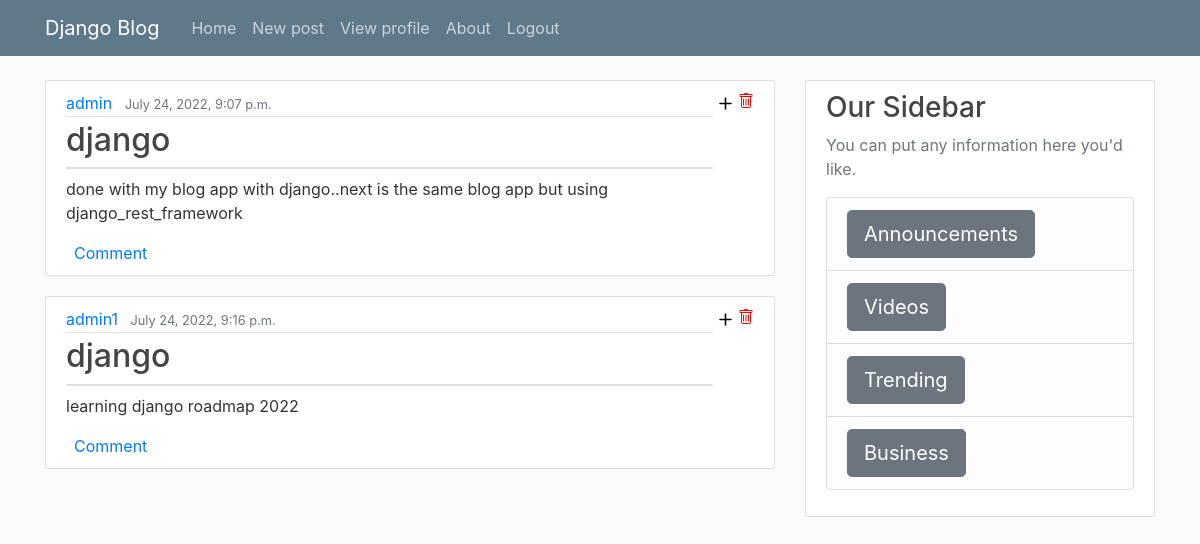
Page / (signed in) on the committed database.
### blog/models.py (models this page shows)
class post(models.Model):
    author=models.ForeignKey(User,on_delete=models.CASCADE)
    title=models.CharField(max_length=100)
    image=models.ImageField(upload_to='post_images',blank=True)
    content=models.TextField()
    date_posted=models.DateTimeField(default=timezone.now)

### blog/views.py (the view)
# urls.py: 2. Add a URL to urlpatterns:  path('', views.home, name='home')
@login_required(login_url='sign_in')
def home(request):
    posts=post.objects.all()
    url=get_current_site(request)
    return render(request,'blog/home.html',{'posts':posts})

### blog/templates/blog/home.html (shortened to what this page needs)
{% extends "blog/base.html" %}
{% block content %}
    {% for post in posts %}
        <article class="media content-section">
          <div class="media-body">
            <div class="article-metadata">
              <a class="mr-2" href="#">{{ post.author }}</a>
              <small class="text-muted">{{ post.date_posted }}</small>
            </div>
            <h2><a class="article-title" href="{% url 'detail' post.id %}">{{ post.title }}</a></h2>
             <div class="card my-2">
              </div>
            <p class="article-content">{{ post.content }}</p>
            <a class="ml-2" href="{% url 'comment' post.id %}">Comment</a>
          </div>
          <a href="{% url 'update' post.id %}">
             <svg xmlns="http://www.w3.org/2000/svg" width="25" height="25" fill="black" class="bi bi-plus" viewBox="0 0 16 16">
             <path d="M8 4a.5.5 0 0 1 .5.5v3h3a.5.5 0 0 1 0 1h-3v3a.5.5 0 0 1-1 0v-3h-3a.5.5 0 0 1 0-1h3v-3A.5.5 0 0 1 8 4z"/>
             </svg>
          </a>
          <a href="{% url 'delete' post.id %}"></a>
        </article>
    {% empty %}
       <h2>Ooops no post yet<h2>
    {% endfor %}
{% endblock content %}

### blog/templates/blog/base.html (shortened to what this page needs)
{% load static %}
<!DOCTYPE html>
<html>
<head>
    <link rel="stylesheet" href="https://maxcdn.bootstrapcdn.com/bootstrap/4.0.0/css/bootstrap.min.css">
    <link rel="stylesheet" type="text/css" href="{% static 'blog/main.css' %}">
</head>
<body>
    <header class="site-header">
      <nav class="navbar navbar-expand-md navbar-dark bg-steel fixed-top">
        <div class="container">
          <a class="navbar-brand mr-4" href="{% url 'home' %}">Django Blog</a>
          <div class="collapse navbar-collapse" id="navbarToggle">
            {% if request.user.is_authenticated %}
                <div class="navbar-nav mr-auto">
                  <a class="nav-item nav-link" href="{% url 'home' %}">Home</a>
                  <a class="nav-item nav-link" href="{% url 'create' %}">New post</a>
                  <a class="nav-item nav-link" href="{% url 'profile' %}">View profile</a>
                  <a class="nav-item nav-link" href="{% url 'about' %}">About</a>
                   <a class="nav-item nav-link" href="{% url 'sign_out' %}">Logout</a>
                </div>
            {% else %}
                <div class="navbar-nav">
                  <a class="nav-item nav-link" href="{% url 'sign_in' %}">Login</a>
                  <a class="nav-item nav-link" href="{% url 'register' %}">Register</a>
                </div>
            {% endif %}
          </div>
        </div>
      </nav>
    </header>
    <main role="main" class="container">
      <div class="row">
        <div class="col-md-8">
          {% block content %}{% endblock %}
        </div>
        <div class="col-md-4">
          <div class="content-section">
            <h3>Our Sidebar</h3>
            <p class='text-muted'>You can put any information here you'd like.
              <ul class="list-group">
                <li class="list-group-item list-group-item-light"><a class='btn btn-secondary btn-lg' role='button'  href="">Announcements</a></li>
                <li class="list-group-item list-group-item-light"><a class='btn btn-secondary btn-lg' role='button'  href="">Videos</a></li>
                <li class="list-group-item list-group-item-light"><a class='btn btn-secondary btn-lg' role='button'  href="">Trending</a></li>
                <li class="list-group-item list-group-item-light"><a class='btn btn-secondary btn-lg' role='button'  href="">Business</a></li>
              </ul>
            </p>
          </div>
        </div>
      </div>
    </main>
</body>
</html>

### blog/static/blog/main.css (style rules this page uses)
body { background: #fafafa; color: #333333; margin-top: 5rem; }
h1, h2, h3, h4, h5, h6 { color: #444444; }
ul { margin: 0; }
.bg-steel { background-color: #5f788a; }
.site-header .navbar-nav .nav-link { color: #cbd5db; }
.content-section { background: #ffffff; padding: 10px 20px; border: 1px solid #dddddd; border-radius: 3px; margin-bottom: 20px; }
.article-title { color: #444444; }
.article-content { white-space: pre-line; }
.article-metadata { padding-bottom: 1px; margin-bottom: 4px; border-bottom: 1px solid #e3e3e3 }

### rows in the picture
post: author "admin", date_posted "July 24, 2022, 9:07 p.m.", title "django", content "done with my blog app with django..next is the same blog app but using django_rest_framework"
post: author "admin1", date_posted "July 24, 2022, 9:16 p.m.", title "django", content "learning django roadmap 2022"
